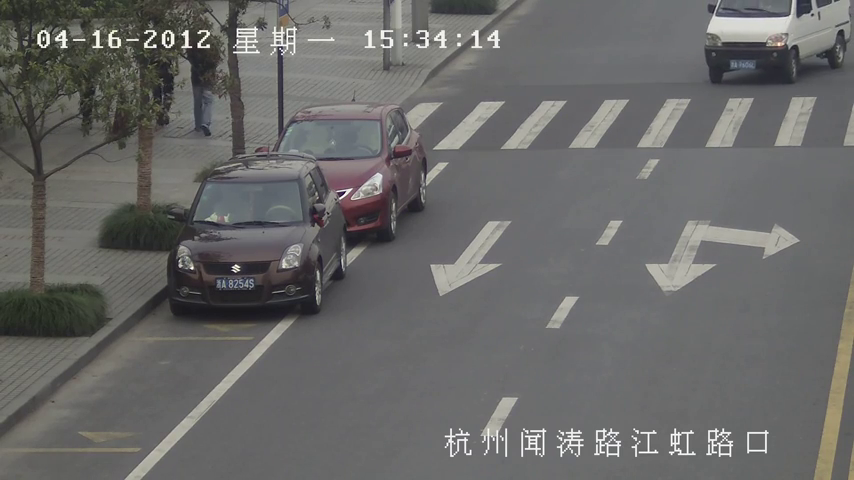
#> input picture frame 74 of TrafficCamera.mp4, 854 x 480 px
$ python main.py
#> lines starting #> are read from the running program, lines starting #| are printed output that depends on the picture; after the words box and inside, x2 and y2 are one past the last pixel; in counts of white or black regions, pixels touching at a corner belong together
import cv2

car = 'cars.xml'
bus = 'Bus_front.xml'
pdt = 'pedestrian.xml'
twh = 'two_wheeler.xml'

cap = cv2.VideoCapture('TrafficCamera.mp4')

car_cascade = cv2.CascadeClassifier(car)
bus_cascade = cv2.CascadeClassifier(bus)
pedestrian_cascade = cv2.CascadeClassifier(pdt)
twowheeler_cascade = cv2.CascadeClassifier(twh)

scale_percent = 30


while True:
    ret, img = cap.read()
#> img is the input picture: shape (480, 854, 3); mean B, G, R 104, 105.1, 105.3
    width = int(img.shape[1] * scale_percent / 100)
#> width = 256
    height = int(img.shape[0] * scale_percent / 100)
#> height = 144
    dim = (width, height)
#> dim = (256, 144)
    resizeimg = cv2.resize(img, dim)
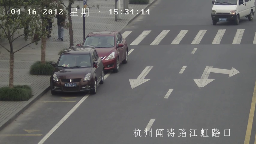
#> resizeimg: shape (144, 256, 3); mean B, G, R 103.9, 105, 105.2
    grayimg = cv2.cvtColor(resizeimg, cv2.COLOR_BGR2GRAY)

    cars = car_cascade.detectMultiScale(grayimg, 1.1, 3)
#> cars = [[31, 35, 80, 80]]
    buses = bus_cascade.detectMultiScale(grayimg, 1.1, 5)
#> buses = ()
    pedestrians = pedestrian_cascade.detectMultiScale(grayimg, 1.1, 5)
#> pedestrians = ()
    twowheelers = twowheeler_cascade.detectMultiScale(grayimg, 1.1, 5)
#> twowheelers = ()

    for (x,y,w,h) in cars:
        cv2.rectangle(resizeimg,(x,y),(x+w,y+h),(255,0,0),2)
        cv2.putText(resizeimg, 'car', (x, y-10), cv2.FONT_HERSHEY_SIMPLEX, 0.35, (255,0,0),2)
#> this loop made 1 pass
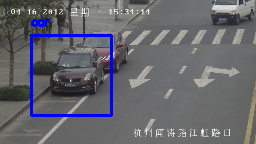
#> resizeimg: shape (144, 256, 3); 2.9% of pixels changed, all inside (x1, y1, x2, y2) = (30, 19, 113, 117)
    for (x,y,w,h) in buses:
        cv2.rectangle(resizeimg,(x,y),(x+w,y+h),(0,255,0),2)
        cv2.putText(resizeimg, 'bus', (x, y-10), cv2.FONT_HERSHEY_SIMPLEX, 0.35, (0,255,0),2)
#> this loop made 0 passes
    for (x,y,w,h) in pedestrians:
        cv2.rectangle(resizeimg,(x,y),(x+w,y+h),(0,0,255),2)
        cv2.putText(resizeimg, 'pedestrian', (x, y-10), cv2.FONT_HERSHEY_SIMPLEX, 0.35, (0,0,255),2)
    for (x,y,w,h) in twowheelers:
        cv2.rectangle(resizeimg,(x,y),(x+w,y+h),(255,0,255),2)
        cv2.putText(resizeimg, 'motobike', (x, y-10), cv2.FONT_HERSHEY_SIMPLEX, 0.35, (255,0,255),2)

    cv2.imshow('video', resizeimg)
    cv2.waitKey(1)
    if cv2.waitKey(1) & 0xff== ord('q'):
#> (key q is pressed here)
        break

cv2.destroyAllWindows()

$ run again, starting later in the video
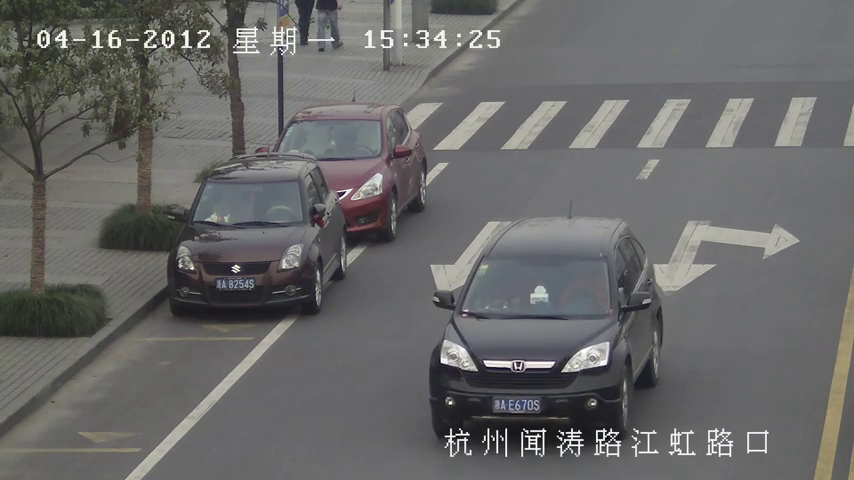
#> input picture frame 337 of TrafficCamera.mp4, 854 x 480 px
#> img is the input picture: shape (480, 854, 3); mean B, G, R 104, 104.3, 104.8
#> `resizeimg = cv2.resize(img, dim)`:
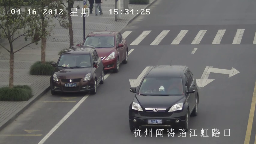
#> resizeimg: shape (144, 256, 3); mean B, G, R 103.9, 104.2, 104.7
#> cars = [[30, 38, 78, 78]]
#> buses = ()
#> the loop `for (x,y,w,h) in cars:` made 1 pass
#> after the loop `for (x,y,w,h) in cars:`:
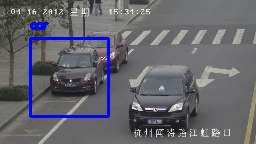
#> resizeimg: shape (144, 256, 3); 2.84% of pixels changed, all inside (x1, y1, x2, y2) = (29, 22, 110, 118)

$ run again, starting later in the video
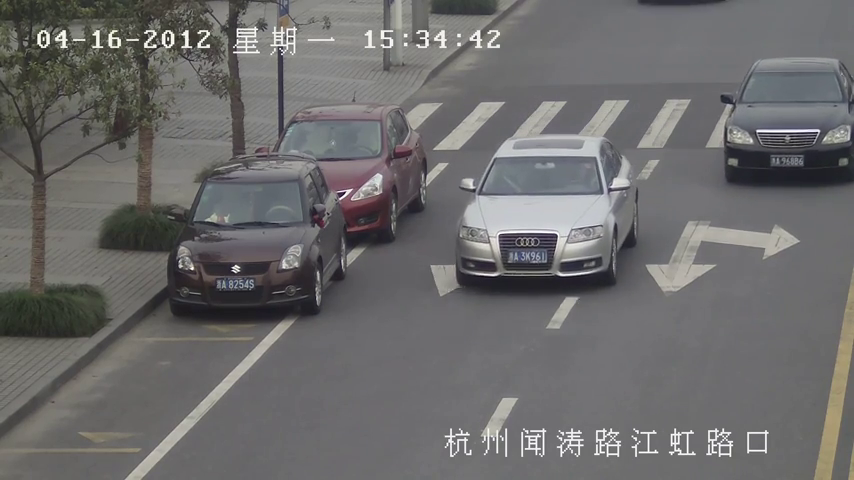
#> input picture frame 599 of TrafficCamera.mp4, 854 x 480 px
#> img is the input picture: shape (480, 854, 3); mean B, G, R 107.7, 107.6, 108.5
#> `resizeimg = cv2.resize(img, dim)`:
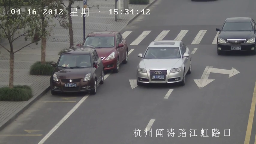
#> resizeimg: shape (144, 256, 3); mean B, G, R 107.6, 107.6, 108.5
#> cars = [[18, 34, 54, 54], [31, 44, 72, 72], [117, 29, 86, 86]]
#> buses = ()
#> the loop `for (x,y,w,h) in cars:` made 3 passes
#> after the loop `for (x,y,w,h) in cars:`:
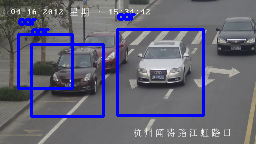
#> resizeimg: shape (144, 256, 3); 7.64% of pixels changed, all inside (x1, y1, x2, y2) = (17, 13, 205, 118)
